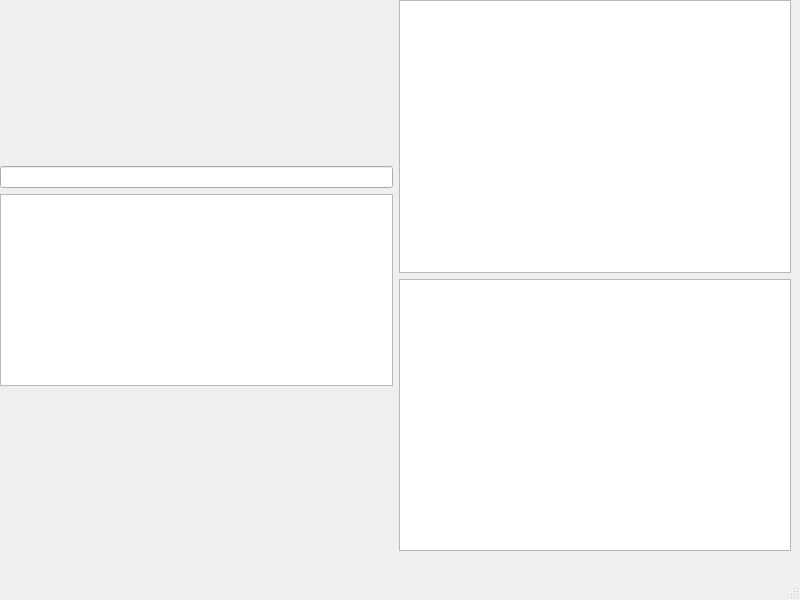
<?xml version="1.0" encoding="UTF-8"?>
<ui version="4.0">
 <class>MainWindow</class>
 <widget class="QMainWindow" name="MainWindow">
  <property name="geometry">
   <rect>
    <x>0</x>
    <y>0</y>
    <width>800</width>
    <height>600</height>
   </rect>
  </property>
  <property name="windowTitle">
   <string>MainWindow</string>
  </property>
  <widget class="QWidget" name="tickerLookup">
   <widget class="QWidget" name="gridLayoutWidget">
    <property name="geometry">
     <rect>
      <x>0</x>
      <y>0</y>
      <width>791</width>
      <height>551</height>
     </rect>
    </property>
    <layout class="QGridLayout" name="gridLayout">
     <item row="1" column="1">
      <layout class="QHBoxLayout" name="horizontalLayout">
       <item>
        <layout class="QVBoxLayout" name="verticalLayout_2">
         <item>
          <spacer name="verticalSpacer_2">
           <property name="orientation">
            <enum>Qt::Vertical</enum>
           </property>
           <property name="sizeHint" stdset="0">
            <size>
             <width>20</width>
             <height>40</height>
            </size>
           </property>
          </spacer>
         </item>
         <item>
          <widget class="QLineEdit" name="lineEdit"/>
         </item>
         <item>
          <widget class="QTextBrowser" name="textBrowser"/>
         </item>
         <item>
          <spacer name="verticalSpacer">
           <property name="orientation">
            <enum>Qt::Vertical</enum>
           </property>
           <property name="sizeHint" stdset="0">
            <size>
             <width>20</width>
             <height>40</height>
            </size>
           </property>
          </spacer>
         </item>
        </layout>
       </item>
       <item>
        <layout class="QVBoxLayout" name="verticalLayout">
         <item>
          <widget class="QGraphicsView" name="stock"/>
         </item>
         <item>
          <widget class="QGraphicsView" name="tweets"/>
         </item>
        </layout>
       </item>
      </layout>
     </item>
    </layout>
   </widget>
  </widget>
  <widget class="QMenuBar" name="menubar">
   <property name="geometry">
    <rect>
     <x>0</x>
     <y>0</y>
     <width>800</width>
     <height>21</height>
    </rect>
   </property>
  </widget>
  <widget class="QStatusBar" name="statusbar"/>
 </widget>
 <tabstops>
  <tabstop>lineEdit</tabstop>
  <tabstop>textBrowser</tabstop>
  <tabstop>stock</tabstop>
  <tabstop>tweets</tabstop>
 </tabstops>
 <resources/>
 <connections/>
</ui>
